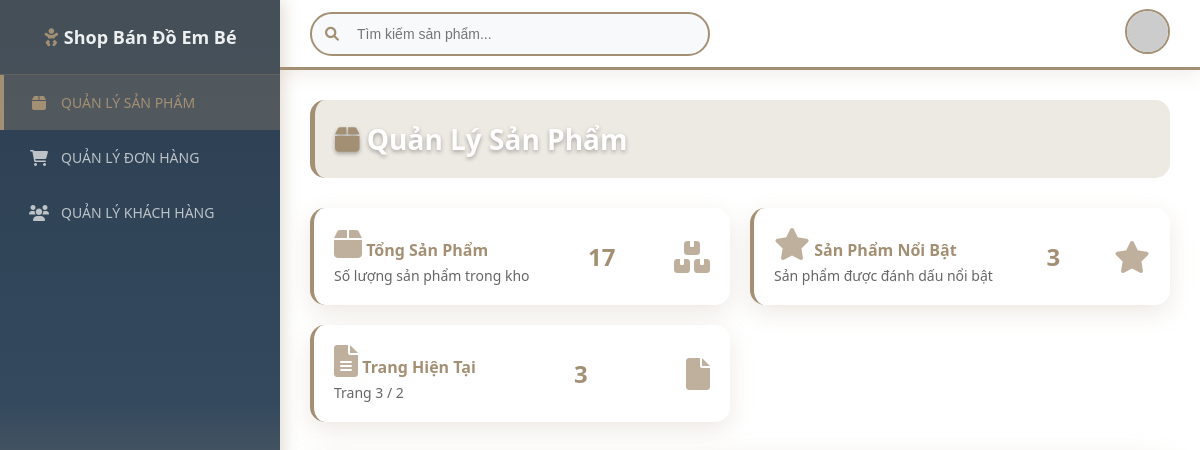
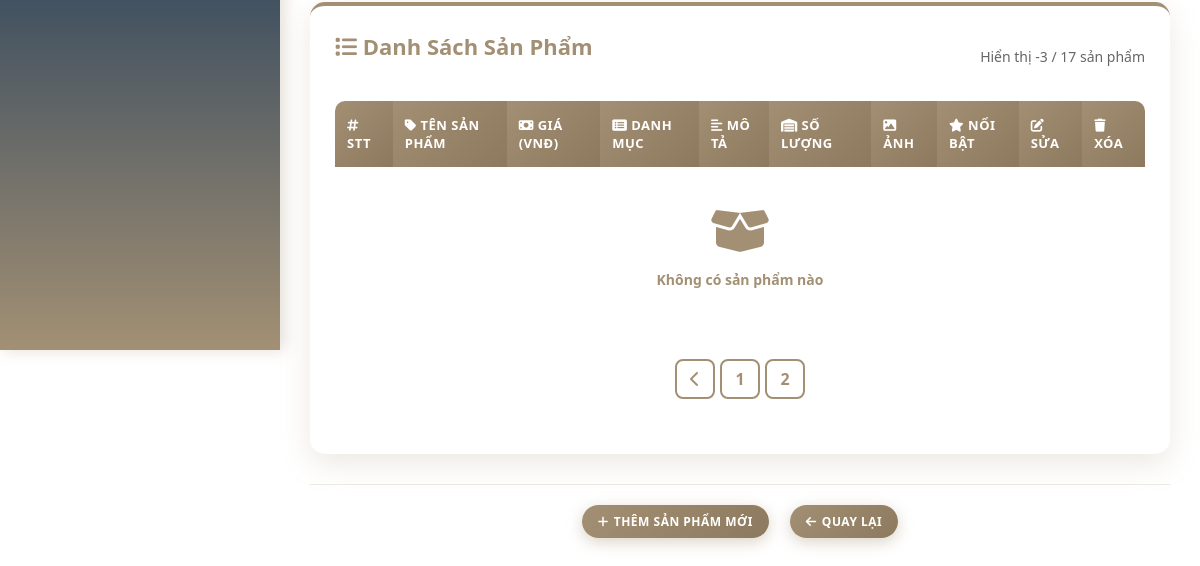
The app's page /Frontend_web/admin2.php?page=3, older data (2 pictures, top to bottom).
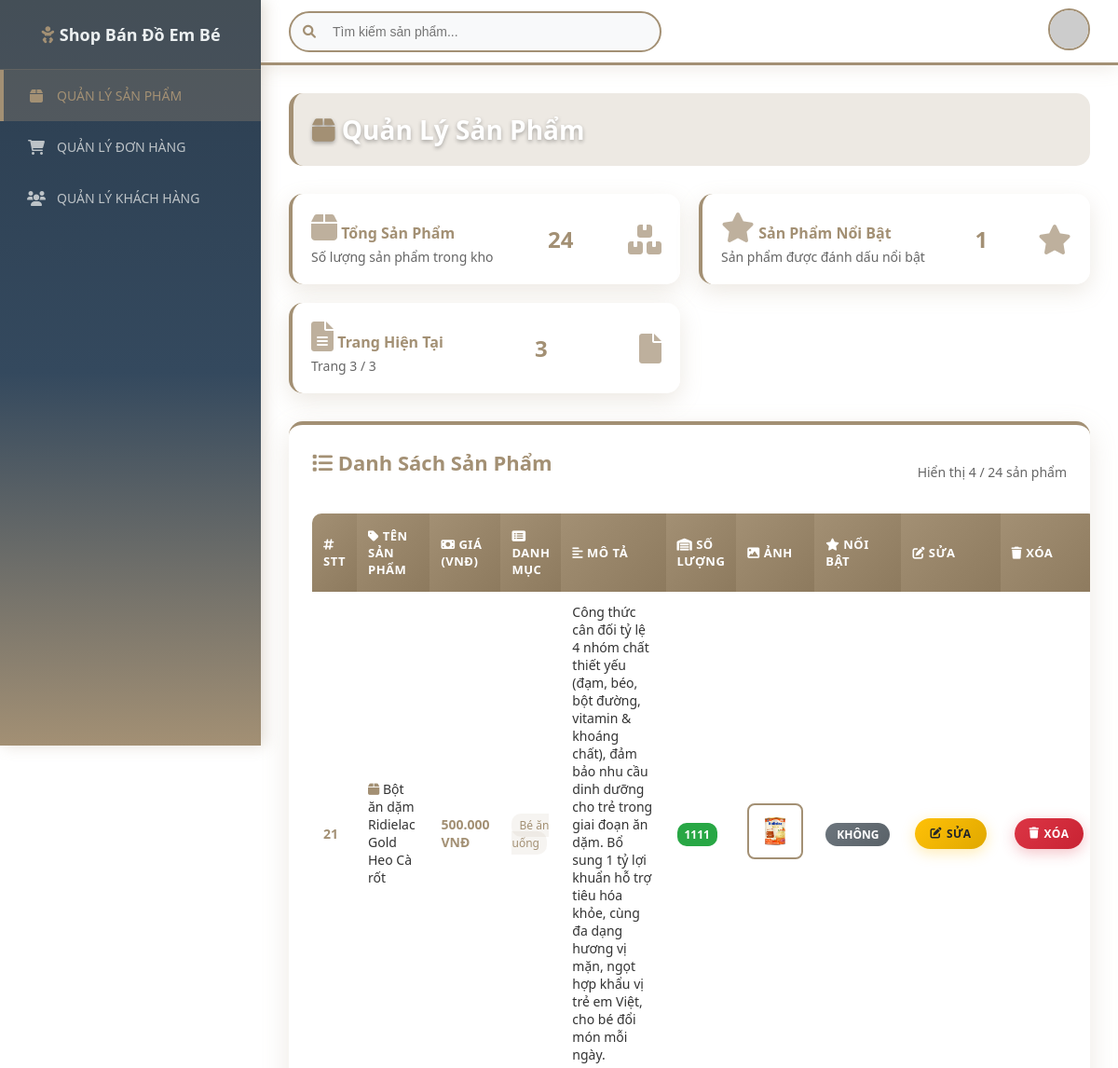
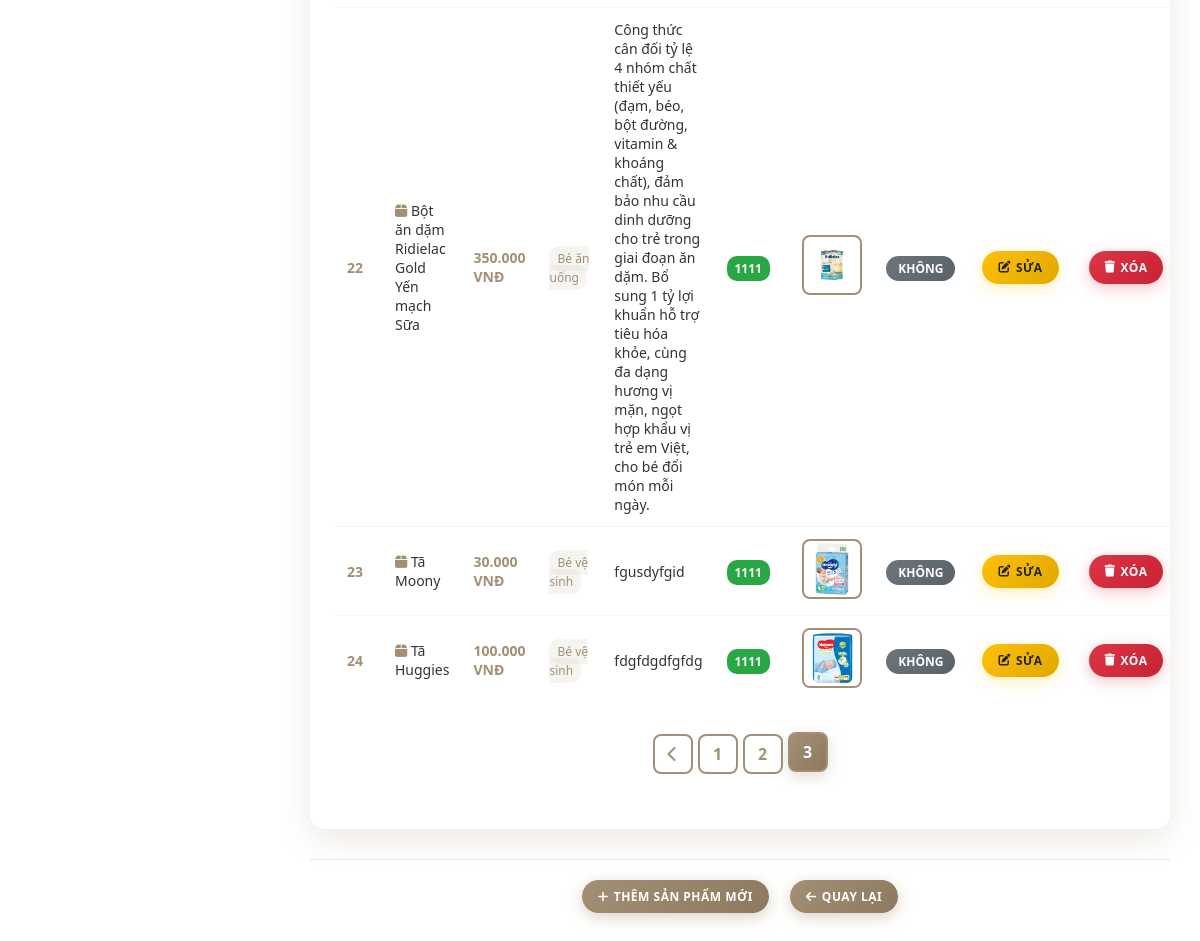
The same page, newer data (2 pictures, top to bottom).
### tables this page shows
CREATE TABLE `sanpham` (
  `id` int(11) NOT NULL,
  `ten_san_pham` varchar(255) NOT NULL,
  `gia` decimal(10,2) NOT NULL,
  `loai_san_pham` varchar(100) NOT NULL,
  `mo_ta` text DEFAULT NULL,
  `so_luong` int(11) NOT NULL,
  `anh_san_pham` varchar(255) DEFAULT NULL,
  `san_pham_noi_bat` tinyint(1) DEFAULT 0
);

### Frontend_web/admin2.php (the view, shortened to what the changed rows need)
<?php
$conn = new mysqli('127.0.0.1', 'root', '', 'newborn_shop1');
$products_per_page = 10;
$page = isset($_GET['page']) ? (int)$_GET['page'] : 1;
$page = max($page, 1);
$offset = ($page - 1) * $products_per_page;
$total_products_sql = "SELECT COUNT(*) as total FROM sanpham";
$total_products_result = $conn->query($total_products_sql);
$total_products_row = $total_products_result->fetch_assoc();
$total_products = $total_products_row['total'];
$total_pages = ceil($total_products / $products_per_page);
$sql = "SELECT * FROM sanpham LIMIT $products_per_page OFFSET $offset";
$result = $conn->query($sql);
?>
<!DOCTYPE html>
<html lang="vi">
<head>
    <link href="https://cdnjs.cloudflare.com/ajax/libs/font-awesome/6.0.0/css/all.min.css" rel="stylesheet">
</head>
<body>
    <div id="menu" class="sidebar">
        <h2><i class="fas fa-baby icon-primary"></i> Shop Bán Đồ Em Bé</h2>
    </div>
    <div class="content">
        <h2 class="page-title">
            <i class="fas fa-box icon-primary"></i> Quản Lý Sản Phẩm
        </h2>
        <div class="stats-container">
            <div class="stats-card">
                <div class="info">
                    <h3><i class="fas fa-box icon-primary"></i> Tổng Sản Phẩm</h3>
                    <p>Số lượng sản phẩm trong kho</p>
                </div>
                <div class="number"><?php echo $total_products; ?></div>
                <i class="fas fa-boxes"></i>
            </div>
            <div class="stats-card">
                <div class="info">
                    <h3><i class="fas fa-star icon-primary"></i> Sản Phẩm Nổi Bật</h3>
                    <p>Sản phẩm được đánh dấu nổi bật</p>
                </div>
                <div class="number">
                    <?php
                    $featured_sql = "SELECT COUNT(*) as featured FROM sanpham WHERE san_pham_noi_bat = 1";
                    $featured_result = $conn->query($featured_sql);
                    $featured_row = $featured_result->fetch_assoc();
                    echo $featured_row['featured'];
                    ?>
                </div>
                <i class="fas fa-star"></i>
            </div>
            <div class="stats-card">
                <div class="info">
                    <h3><i class="fas fa-file-alt icon-primary"></i> Trang Hiện Tại</h3>
                    <p>Trang <?php echo $page; ?> / <?php echo $total_pages; ?></p>
                </div>
            </div>
        </div>
        <div class="table-container">
            <div style="display: flex; align-items: center; justify-content: space-between; margin-bottom: 20px;">
                <h2><i class="fas fa-list icon-primary"></i> Danh Sách Sản Phẩm</h2>
                <span style="color: #666; font-size: 14px;">
                    Hiển thị <?php echo min($products_per_page, $total_products - ($page - 1) * $products_per_page); ?> / <?php echo $total_products; ?> sản phẩm
                </span>
            </div>
            <table>
                <thead>
                    <tr>
                        <th><i class="fas fa-hashtag"></i> STT</th>
                        <th><i class="fas fa-tag"></i> Tên sản phẩm</th>
                        <th><i class="fas fa-money-bill"></i> Giá (VNĐ)</th>
                        <th><i class="fas fa-list-alt"></i> Danh mục</th>
                        <th><i class="fas fa-align-left"></i> Mô tả</th>
                        <th><i class="fas fa-warehouse"></i> Số lượng</th>
                        <th><i class="fas fa-image"></i> Ảnh</th>
                        <th><i class="fas fa-star"></i> Nổi bật</th>
                        <th><i class="fas fa-edit"></i> Sửa</th>
                        <th><i class="fas fa-trash"></i> Xóa</th>
                    </tr>
                </thead>
                <tbody id="product-list">
                    <?php
                    $stt = ($page - 1) * $products_per_page + 1;
                    if ($result->num_rows > 0) {
                        while ($row = $result->fetch_assoc()) {
                            echo "<tr>";
                            echo "<td><strong style='color: #a39074;'>" . $stt++ . "</strong></td>";
                            echo "<td><i class='fas fa-box icon-primary'></i> " . htmlspecialchars($row['ten_san_pham']) . "</td>";
                            echo "<td><strong style='color: #a39074;'>" . number_format($row['gia'], 0, ',', '.') . " VNĐ</strong></td>";
                            echo "<td><span style='background: rgba(163, 144, 116, 0.1); color: #a39074; padding: 4px 8px; border-radius: 10px; font-size: 12px;'>" . htmlspecialchars($row['loai_san_pham']) . "</span></td>";
                            echo "<td style='max-width: 200px; overflow: hidden;'>" . htmlspecialchars($row['mo_ta']) . "</td>";
                            echo "<td><span style='background: " . ($row['so_luong'] > 10 ? '#28a745' : ($row['so_luong'] > 0 ? '#ffc107' : '#dc3545')) . "; color: white; padding: 4px 8px; border-radius: 10px; font-size: 12px; font-weight: 600;'>" . htmlspecialchars($row['so_luong']) . "</span></td>";
                            if (!empty($row['anh_san_pham'])) {
                                echo "<td><img src='/QL_web_new_born/Frontend_web/" . htmlspecialchars($row['anh_san_pham']) . "' alt='Product Image'></td>";
                            } else {
                                echo "<td><div style='width: 60px; height: 60px; background: #f8f9fa; border: 2px dashed #a39074; border-radius: 8px; display: flex; align-items: center; justify-content: center; color: #a39074;'><i class='fas fa-image'></i></div></td>";
                            }
                            echo "<td><span class='featured-badge " . ($row['san_pham_noi_bat'] ? 'featured-yes' : 'featured-no') . "'>" . ($row['san_pham_noi_bat'] ? 'Có' : 'Không') . "</span></td>";
                            echo "<td><a href='sua.php?id=" . $row['id'] . "' class='btn btn-warning'><i class='fas fa-edit'></i> Sửa</a></td>";
                            echo "<td><a href='../Backend_sanpham/xoa_sanpham.php?id=" . $row['id'] . "' class='btn btn-danger' onclick='return confirm(\"Bạn có chắc chắn muốn xóa sản phẩm này?\")'><i class='fas fa-trash'></i> Xóa</a></td>";
                            echo "</tr>";
                        }
                    } else {
                        echo "<tr><td colspan='10' style='text-align: center; padding: 40px; color: #a39074;'>
                            <i class='fas fa-box-open' style='font-size: 48px; margin-bottom: 15px; display: block; color: #a39074;'></i>
                            <strong>Không có sản phẩm nào</strong>
                        </td></tr>";
                    }
                    ?>
                </tbody>
            </table>
            <nav class="pagination">
                <ul>
                    <?php for ($i = 1; $i <= $total_pages; $i++): ?>
                        <li class="<?= $i == $page ? 'active' : '' ?>">
                            <a href="?page=<?= $i ?>"><?= $i ?></a>
                        </li>
                    <?php endfor; ?>
                </ul>
            </nav>
        </div>
    </div>
</body>
</html>

Row changes from the older to the newer data that the page shows:
added sanpham: ten_san_pham "Bột ăn dặm Ridielac Gold Heo Cà rốt", gia "500.000", loai_san_pham "Bé ăn uống", mo_ta "Công thức cân đối tỷ lệ 4 nhóm chất thiết yếu (đạm, béo, bột đường, vitamin & khoáng chất), đảm bảo nhu cầu dinh dưỡng cho trẻ trong giai đoạn ăn dặm. Bổ sung 1 tỷ lợi khuẩn hỗ trợ tiêu hóa khỏe, cùng đa dạng hương vị mặn, ngọt hợp khẩu vị trẻ em Việt, cho bé đổi món mỗi ngày.", so_luong "1111", anh_san_pham (picture), san_pham_noi_bat "KHÔNG"
added sanpham: ten_san_pham "Bột ăn dặm Ridielac Gold Yến mạch Sữa", gia "350.000", loai_san_pham "Bé ăn uống", mo_ta "Công thức cân đối tỷ lệ 4 nhóm chất thiết yếu (đạm, béo, bột đường, vitamin & khoáng chất), đảm bảo nhu cầu dinh dưỡng cho trẻ trong giai đoạn ăn dặm. Bổ sung 1 tỷ lợi khuẩn hỗ trợ tiêu hóa khỏe, cùng đa dạng hương vị mặn, ngọt hợp khẩu vị trẻ em Việt, cho bé đổi món mỗi ngày.", so_luong "1111", anh_san_pham (picture), san_pham_noi_bat "KHÔNG"
added sanpham: ten_san_pham "Tã Moony", gia "30.000", loai_san_pham "Bé vệ sinh", mo_ta "fgusdyfgid", so_luong "1111", anh_san_pham (picture), san_pham_noi_bat "KHÔNG"
added sanpham: ten_san_pham "Tã Huggies", gia "100.000", loai_san_pham "Bé vệ sinh", mo_ta "fdgfdgdfgfdg", so_luong "1111", anh_san_pham (picture), san_pham_noi_bat "KHÔNG"
Text that changed along with them:
$total_products: "17" → "24"
$featured_row['featured']: "3" → "1"
$total_pages: "2" → "3"
text no longer shown: "-3 Không có sản phẩm nào"
text now shown: "4"
new list line: "3"
